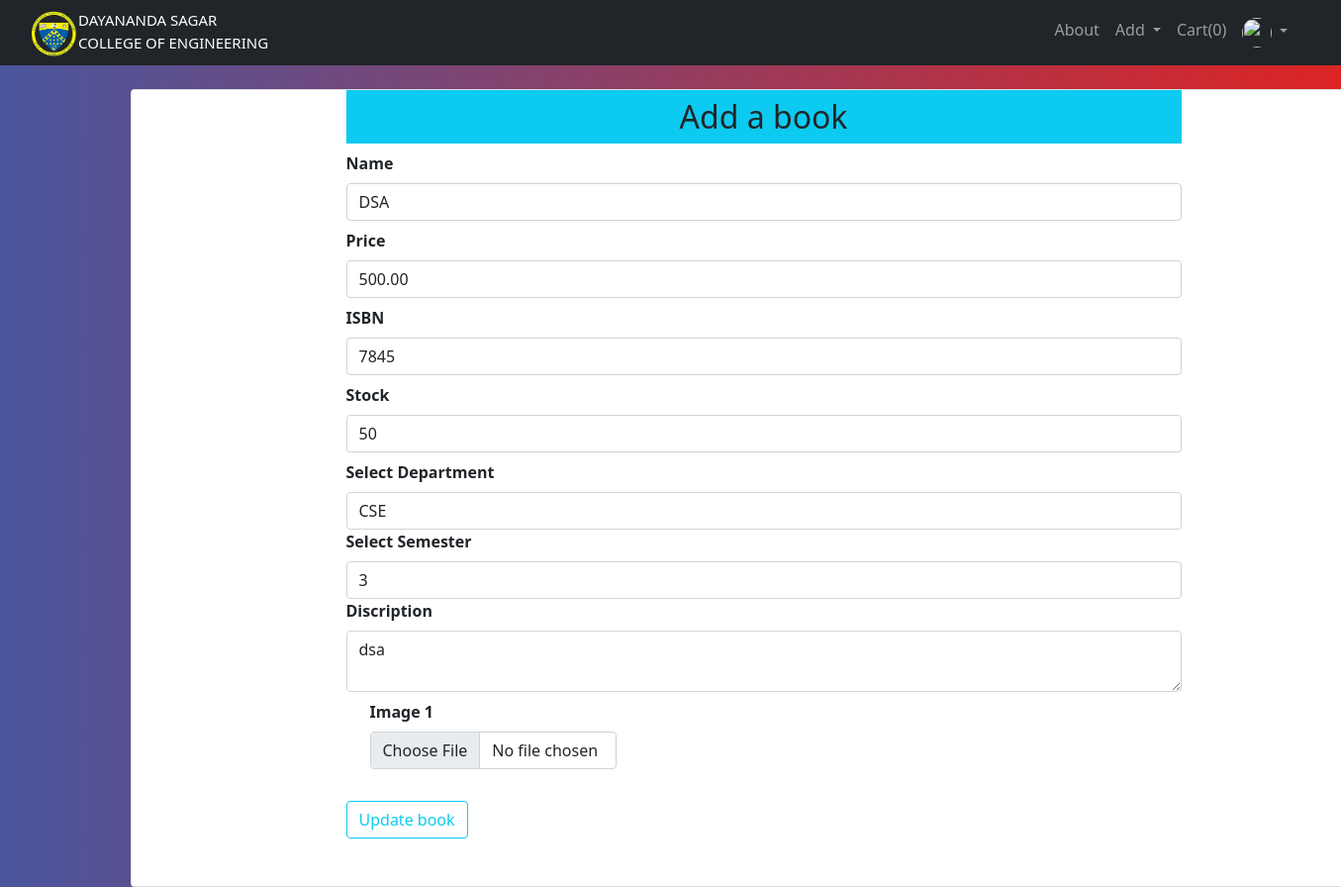
Screenshot of /updatebook/1 (signed in) with the database file from the repository.
### website/models.py (models this page shows, shortened)
class Addbook(db.Model):
    __searchable__ = ['name', 'desc', 'isbn']
    id = db.Column(db.Integer, primary_key=True)
    name = db.Column(db.String(80), nullable=False)
    price = db.Column(db.Numeric(10,2), nullable=False)
    isbn = db.Column(db.Integer,default=0)
    stock = db.Column(db.Integer,nullable=False)
    desc = db.Column(db.Text, nullable=False)
    pub_date = db.Column(db.DateTime, nullable=False, default=datetime.utcnow)
    department_id = db.Column(db.Integer, db.ForeignKey('department.id'),nullable=False)
    department = db.relationship('Department', backref=db.backref('departments',lazy=True))
    semester_id = db.Column(db.Integer, db.ForeignKey('semester.id'),nullable=False)
    semester = db.relationship('Semester', backref=db.backref('semesters',lazy=True))
    image_1 = db.Column(db.String(150), nullable=False, default='image.jpg')
    image_2 = db.Column(db.String(150), nullable=False, default='image.jpg')
    image_3 = db.Column(db.String(150), nullable=False, default='image.jpg')

class Department(db.Model):
        id = db.Column(db.Integer, primary_key = True)
        name = db.Column(db.String(30), nullable = False, unique = True)

class Semester(db.Model):
        id = db.Column(db.Integer, primary_key = True)
        name = db.Column(db.String(30), nullable = False, unique = True)

### website/add.py (the view, shortened to what this page needs)
@add.route('/updatebook/<int:id>',methods=['GET','POST'])
@requires_access_level("admin")
def updatebook(id):
    departments = Department.query.all()
    semesters = Semester.query.all()
    book = Addbook.query.get_or_404(id)
    department = request.form.get('department')
    semester = request.form.get('semester')
    form = Addbooks(request.form)
    form.name.data = book.name
    form.price.data = book.price
    form.isbn.data = book.isbn
    form.stock.data = book.stock
    form.discription.data = book.desc
    return render_template('updatebook.html', form = form, user=current_user, departments = departments, semesters = semesters, book = book )

### website/forms.py
class Addbooks(Form):
    name = StringField('Name',[validators.DataRequired()])
    price = DecimalField('Price',[validators.DataRequired()])
    isbn = IntegerField('ISBN', default=0)
    stock = IntegerField('Stock',[validators.DataRequired()])
    discription = TextAreaField('Discription',[validators.DataRequired()])
    image_1 = FileField('Image 1', validators=[FileRequired(), FileAllowed(['jpg','png','gif','jpeg'],'images only please')])
    image_2 = FileField('Image 2', validators=[FileAllowed(['jpg','png','gif','jpeg'],'images only please')])
    image_3 = FileField('Image 3', validators=[FileAllowed(['jpg','png','gif','jpeg'],'images only please')])

### website/models.py (called while the page is built)
        def get_urole(self):
                return self.urole

### website/views.py (called while the page is built)
def requires_access_level(access_level):
    def decorator(f):
        @wraps(f)
        def decorated_function(*args, **kwargs):
            if not current_user.is_authenticated:
                flash('Login to Access', 'error')
                return redirect(url_for('views.home'))
            if current_user.get_urole()!=access_level:
                logout_user()
                flash('You do not have access to this resource. You have been automatically Logged Out', 'error')
                return redirect(url_for('views.home'))
            return f(*args, **kwargs)
        return decorated_function
    return decorator

### website/templates/updatebook.html (shortened to what this page needs)
{% extends "base.html" %} {% block title %}Update book{% endblock %}
{% block content %}
<br>
<div class="container">
        <div class="card" style="width : 80rem;">
            <div class="row">
                <div class="col-md-2"></div>
                    <div class="col-md-8">
                    <h2 class="text-center bg-info p-2">Add a book</h2>
                    {% from "_formhelpers.html" import render_field %}
                    <form action="" method="POST" enctype="multipart/form-data">
                    {{render_field(form.name, class="form-control", placeholder="Add book name")}}
                    {{render_field(form.price, class="form-control", placeholder="Add book price")}}
                    {{render_field(form.isbn, class="form-control", placeholder="Add book ISBN")}}
                    {{render_field(form.stock, class="form-control", placeholder="Add book stock")}}
                    <label for="department"><b>Select Department</b></label>
                    <select name="department" id="department" class="form-control" required>
                        <option value="{{book.department_id}}">{{book.department.name}}</option>
                    </select>
                    <label for="semester"><b>Select Semester</b></label>
                    <select name="semester" id="semester" class="form-control" required>
                        <option value="{{book.semester_id}}">{{book.semester.name}}</option>
                    </select>
                    {{render_field(form.discription, class="form-control", placeholder="Add book detail")}}
            <div class="container">
                <div class="row">
                    <div class="col-md-4">{{ render_field(form.image_1, class="form-control")}}</div>
                </div>
            </div>
        <button type="submit" class="btn btn-outline-info mt-4 mb-5">Update book</button>
        <br>
        </form>
    </div>
</div>
</div>
</div>
{% endblock %}

### website/static/style.css (style rules this page uses)
.bg-nav { background: #DC2424; background: -webkit-linear-gradient(to right, #4A569D, #DC2424); background: linear-gradient(to right, #4A569D, #DC2424); }

### rows the page displays
Addbook: name "DSA", price "500.00", isbn "7845", stock "50"
Department: department "CSE"
Semester: semester "3"

### other values shown
{{ session['Shoppingcart']|length }} "0"
{{ field.label }} "Name Price ISBN Stock Discription Image 1"
